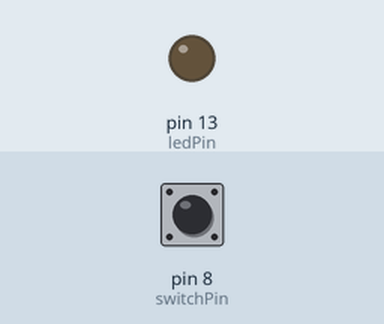
A sketch run on a simulated Arduino Uno, built with avr-gcc and run on an emulated ATmega328P. Parts: output pins drawn as LEDs (lit = HIGH). Inputs (shaded band) come from the test bench; at power-on: pin 8 (switchPin) LOW.

Above: at 1.2 s.
1.3 s: pin 8 (switchPin) pulled HIGH for 0.15 s
At 1.4 s:
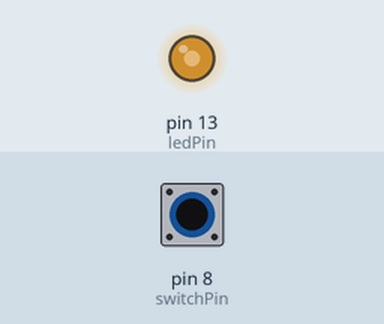
3.0 s: pin 8 (switchPin) pulled HIGH for 1 s
At 5.2 s:
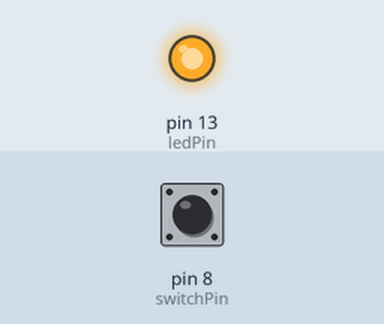
5.5 s: pin 8 (switchPin) pulled HIGH for 3.2 s
At 6.6 s:
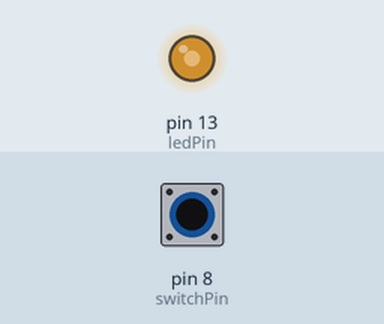
Timing chart, 0 to 10.2 s (numbered marks = the images above; inputs shaded):
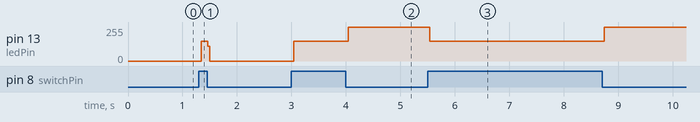

The sketch:

Led_On_Off2.ino
```cpp
 int switchPin=8;
 int ledPin=13;
 boolean lastButton = LOW;
 boolean ledOn= LOW;


 void setup() {

  // put your setup code here, to run once:
  pinMode(switchPin, INPUT);
  pinMode(ledPin, OUTPUT);

}

void loop() {
  // put your main code here, to run repeatedly:
  if (digitalRead(switchPin)== HIGH && ledOn==LOW)
  {
    ledOn = HIGH;

  }
  else if(digitalRead(switchPin)==HIGH && ledOn==HIGH)
  {
    ledOn = LOW;

    }
    digitalWrite(ledPin, ledOn);

}
```

Measured:
- after the input at 1.3 s, pin 13 (ledPin): 0/255 → 150/255 at once, → 0/255 0.12 s later
- after the input at 3.0 s, pin 13 (ledPin): 0/255 → 150/255 at once, → 255/255 1.0 s later
- after the input at 5.5 s, pin 13 (ledPin): 255/255 → 150/255 at once, → 255/255 3.2 s later
